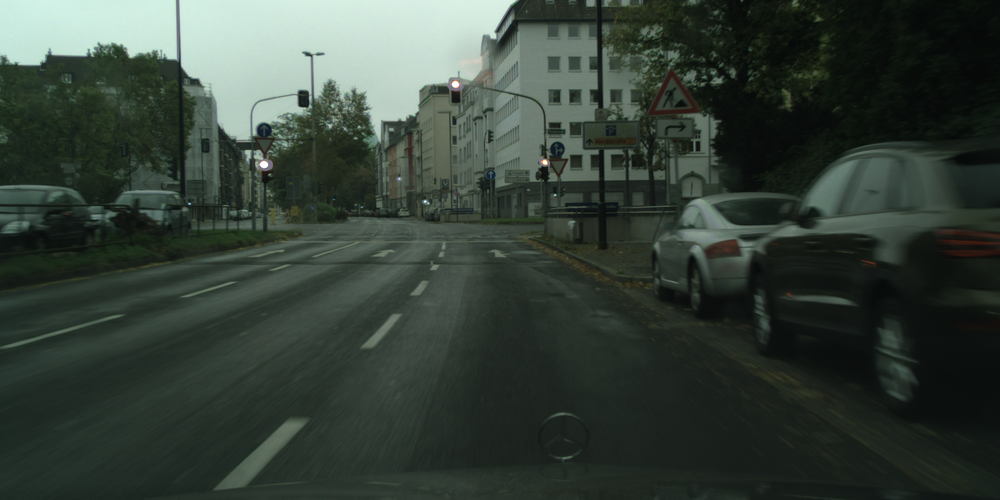
#> input picture part_3/pkl/dusseldorf_000049_000024_leftImg8bit.png, 1000 x 500 px, shrunk from 2048 x 1024 before the run
$ python run_attention.py --image part_3/pkl/dusseldorf_000049_000024_leftImg8bit.png --dir part_3/pkl
#> lines starting #> are read from the running program, lines starting #| are printed output that depends on the picture
#> in test_find_tfl_lights, image is the input picture: shape (500, 1000, 3); mean R, G, B 53.7, 64.6, 56.4
import cv2

try:
    print("Elementary imports: ")
    import os
    import json
    import glob
    import argparse

    print("numpy/scipy imports:")
    import numpy as np
    from scipy import signal as sg
    import scipy.ndimage as ndimage
    from scipy.ndimage.filters import maximum_filter

    print("PIL imports:")
    from PIL import Image

    print("matplotlib imports:")
    import matplotlib.pyplot as plt
except ImportError:
    print("Need to fix the installation")
    raise

print("All imports okay. Yay!")


def rgb2gray(rgb: np.ndarray):
    return np.dot(rgb[..., :3], [0.2989, 0.5870, 0.1140])


def find_tfl_lights(c_image: np.ndarray, **kwargs):
    """
    Detect candidates for TFL lights. Use c_image, kwargs and you imagination to implement
    :param c_image: The image itself as np.uint8, shape of (H, W, 3)
    :param kwargs: Whatever config you want to pass in here
    :return: 4-tuple of x_red, y_red, x_green, y_green
    """
    kernel = np.array(
        [[-1, -1, -1, -1, -1],
         [-1, 8, 8, 8, -1],
         [-1, 8, 8, 8, -1],
         [-1, 8, 8, 8, -1],
         [-1, -1, -1, -1, -1]]) / 9
    x_red = []
    y_red = []
    x_green = []
    y_green = []
    red_layer = sg.convolve2d(c_image[:, :, 0], kernel, mode='same', boundary='fill', fillvalue=0)
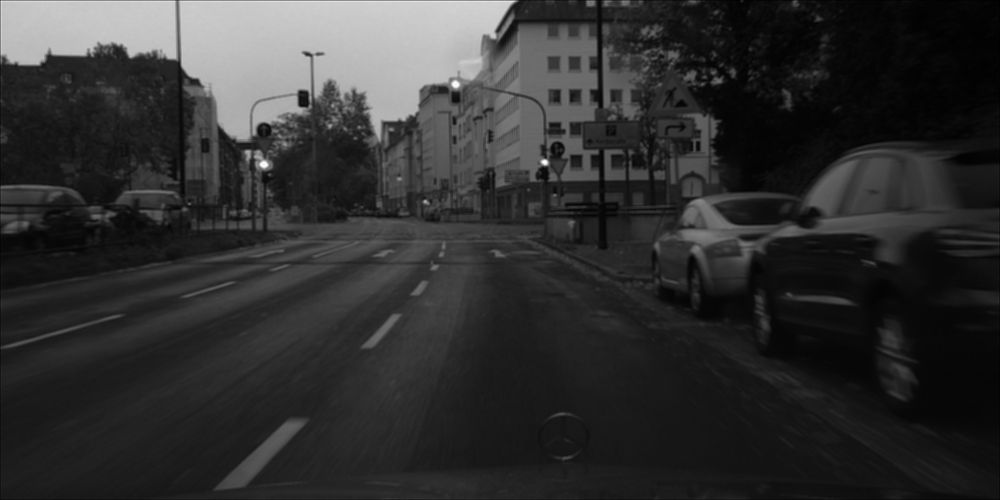
#> red_layer: shape (500, 1000) float64; min 20.78, max 1649.8, mean 333.6; drawn with min black and max white
    red_layer_filtered = ndimage.maximum_filter(red_layer, 90)
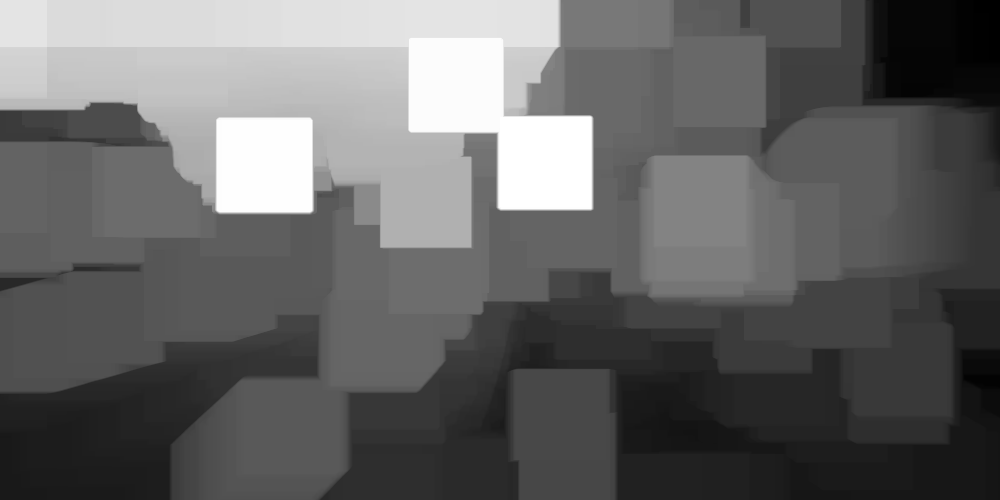
#> red_layer_filtered: shape (500, 1000) float64; min 78.22, max 1649.8, mean 699.5; drawn with min black and max white
    red_coordinates = np.argwhere(red_layer_filtered == red_layer)
#> red_coordinates = 37 pairs, first value 1 to 498, second value 1 to 998
    for coordinate in red_coordinates:
        x_red.append(coordinate[1])
        y_red.append(coordinate[0])
#> this loop made 37 passes
#> coordinate on passes 1 to 12: [1, 1], [1, 53], [1, 189], [1, 328], [1, 449], [1, 588], [1, 795], [1, 905], [72, 815], [81, 718], [82, 455], [135, 1]
#> after the loop, x_red = 37 values, max 998 at index 24, min 1 at index 0, mean 468.5; y_red = 37 values from 1 to 498
    green_layer = sg.convolve2d(c_image[:, :, 1], kernel)
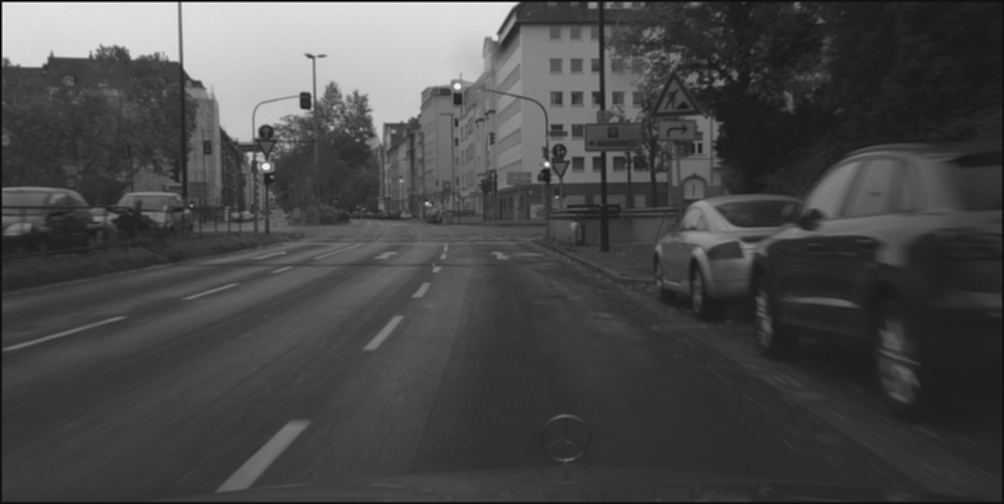
#> green_layer: shape (504, 1004) float64; min -135.2, max 1722, mean 397.2; drawn with min black and max white
    green_layer_filtered = ndimage.maximum_filter(green_layer, 100)
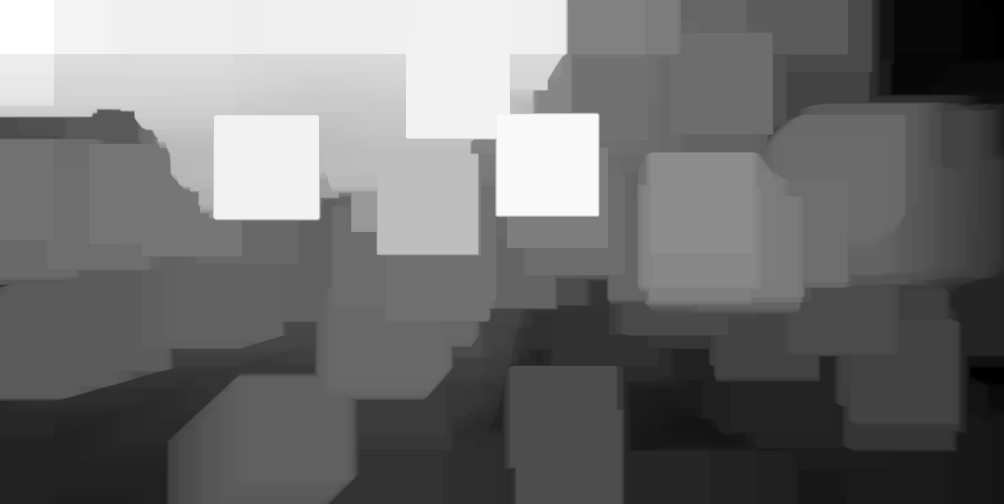
#> green_layer_filtered: shape (504, 1004) float64; min 125.9, max 1722, mean 824.9; drawn with min black and max white
    green_coordinates = np.argwhere(green_layer_filtered == green_layer)
#> green_coordinates = 38 pairs, first value 3 to 500, second value 3 to 1000
    for coordinate in green_coordinates:
        x_green.append(coordinate[1])
        y_green.append(coordinate[0])
#> this loop made 38 passes
#> coordinate on passes 1 to 12: [3, 3], [3, 161], [3, 334], [3, 461], [3, 590], [3, 695], [3, 796], [3, 908], [74, 817], [83, 721], [87, 458], [89, 597]
#> after the loop, x_green = 38 values, max 1000 at index 25, min 3 at index 0, mean 466.3; y_green = 38 values from 3 to 500

    return x_red, y_red, x_green, y_green


def show_image_and_gt(image, objs, fig_num=None):
    plt.figure(fig_num).clf()
    plt.imshow(image)
    labels = set()
    if objs is not None:
        for o in objs:
            poly = np.array(o['polygon'])[list(np.arange(len(o['polygon']))) + [0]]
            plt.plot(poly[:, 0], poly[:, 1], 'r', label=o['label'])
            labels.add(o['label'])
        if len(labels) > 1:
            plt.legend()


def test_find_tfl_lights(image_path, json_path=None, fig_num=None):
    """
    Run the attention code
    """
    image = np.array(Image.open(image_path))
    if json_path is None:
        objects = None
    else:
        gt_data = json.load(open(json_path))
        what = ['traffic light']
        objects = [o for o in gt_data['objects'] if o['label'] in what]

    show_image_and_gt(image, objects, fig_num)

    red_x, red_y, green_x, green_y = find_tfl_lights(image, some_threshold=42)
#> red_x has the same summary as x_red in find_tfl_lights; red_y = 37 values from 1 to 498; green_x has the same summary as x_green in find_tfl_lights; green_y = 38 values from 3 to 500
    plt.plot(red_x, red_y, 'ro', color='r', markersize=4)
    plt.plot(green_x, green_y, 'ro', color='g', markersize=4)


def main(argv=None):
    """It's nice to have a standalone tester for the algorithm.
    Consider looping over some images from here, so you can manually exmine the results
    Keep this functionality even after you have all system running, because you sometime want to debug/improve a module
    :param argv: In case you want to programmatically run this"""
    parser = argparse.ArgumentParser("Test TFL attention mechanism")
    parser.add_argument('-i', '--image', type=str, help='Path to an image')
    parser.add_argument("-j", "--json", type=str, help="Path to json GT for comparison")
    parser.add_argument('-d', '--dir', type=str, help='Directory to scan images in')
    args = parser.parse_args(argv)
    default_base = '../../data'
    if args.dir is None:
        args.dir = default_base
    flist = glob.glob(os.path.join(args.dir, '*_leftImg8bit.png'))
    for image in flist:
        json_fn = image.replace('_leftImg8bit.png', '_gtFine_polygons.json')
        if not os.path.exists(json_fn):
            json_fn = None
        test_find_tfl_lights(image, json_fn)
#> pass 2 of the loop in main, `for image in flist:`:
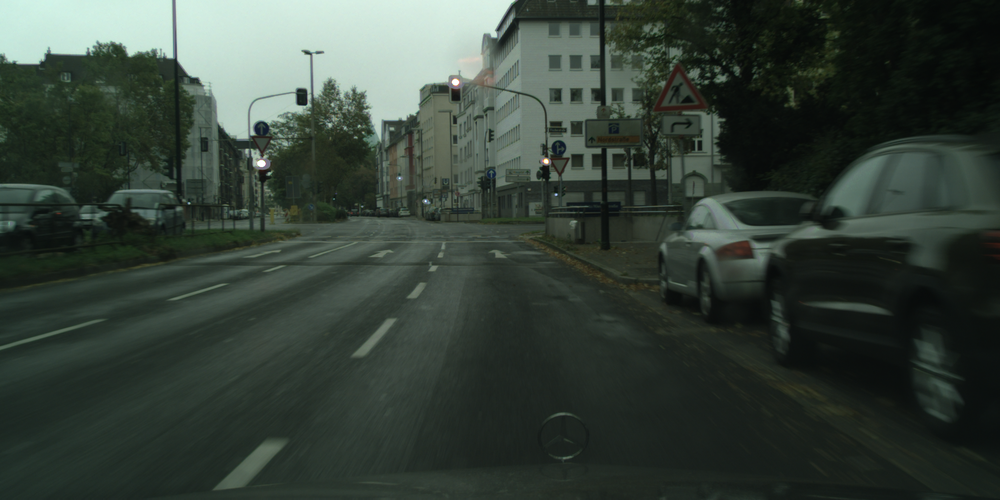
#> input picture part_3/pkl/dusseldorf_000049_000025_leftImg8bit.png, 1000 x 500 px, shrunk from 2048 x 1024 before the run
#> in test_find_tfl_lights, image is the input picture: shape (500, 1000, 3); mean R, G, B 54, 65, 56.8
#> in find_tfl_lights (call 2), `red_layer_filtered = ndimage.maximum_filter(red_layer, 90)`:
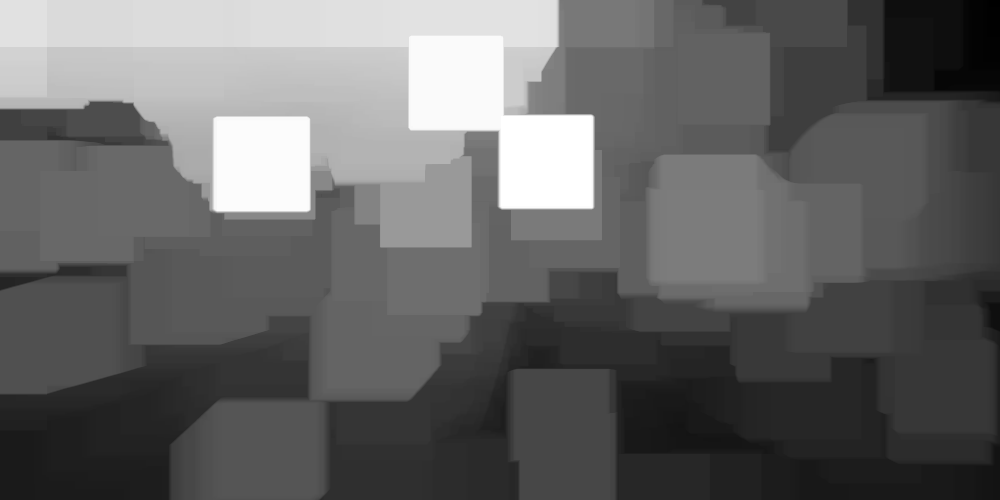
#> red_layer_filtered: shape (500, 1000) float64; min 72.67, max 1659.4, mean 700.7; drawn with min black and max white
#> the loop in find_tfl_lights (call 2), `for coordinate in red_coordinates:` made 37 passes
#> coordinate on passes 1 to 8: [1, 1], [1, 56], [1, 177], [1, 296], [1, 445], [1, 589], [1, 801], [70, 820]
#> after the loop in find_tfl_lights (call 2), `for coordinate in red_coordinates:`: x_red = 37 values, max 998 at index 25, min 1 at index 0, mean 454
#> in find_tfl_lights (call 2), `green_layer_filtered = ndimage.maximum_filter(green_layer, 100)`:
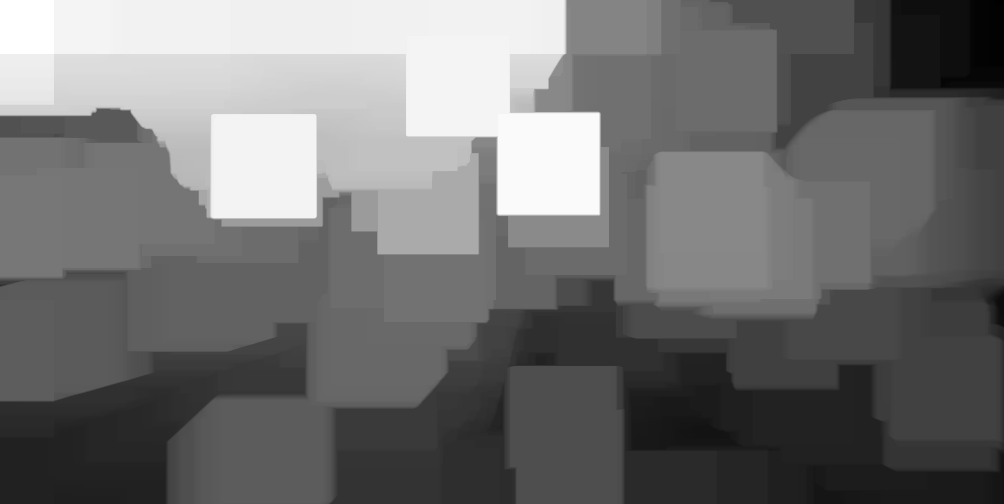
#> green_layer_filtered: shape (504, 1004) float64; min 128.2, max 1712.1, mean 828.5; drawn with min black and max white
#> green_coordinates = 36 pairs, first value 3 to 500, second value 3 to 1000
#> the loop in find_tfl_lights (call 2), `for coordinate in green_coordinates:` made 36 passes
#> coordinate on passes 1 to 8: [3, 3], [3, 179], [3, 299], [3, 478], [3, 595], [3, 803], [72, 822], [80, 725]
#> after the loop in find_tfl_lights (call 2), `for coordinate in green_coordinates:`: x_green = 36 values, max 1000 at index 23, min 3 at index 0, mean 470.3; y_green = 36 values from 3 to 500
#> red_x has the same summary as x_red in find_tfl_lights; green_x has the same summary as x_green in find_tfl_lights
    if len(flist):
        print("You should now see some images, with the ground truth marked on them. Close all to quit.")
    else:
        print("Bad configuration?? Didn't find any picture to show")
    plt.show(block=True)
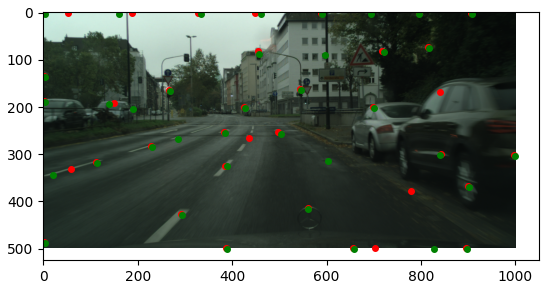
#> figure drawn by matplotlib, 1 panel
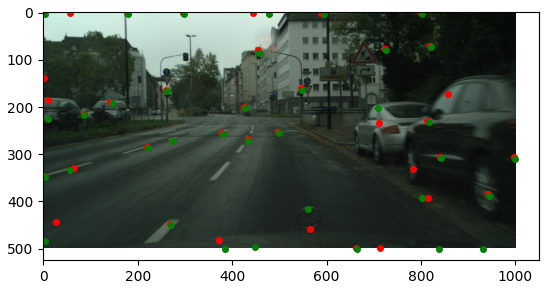
#> figure drawn by matplotlib, 1 panel


if __name__ == '__main__':
    main()
